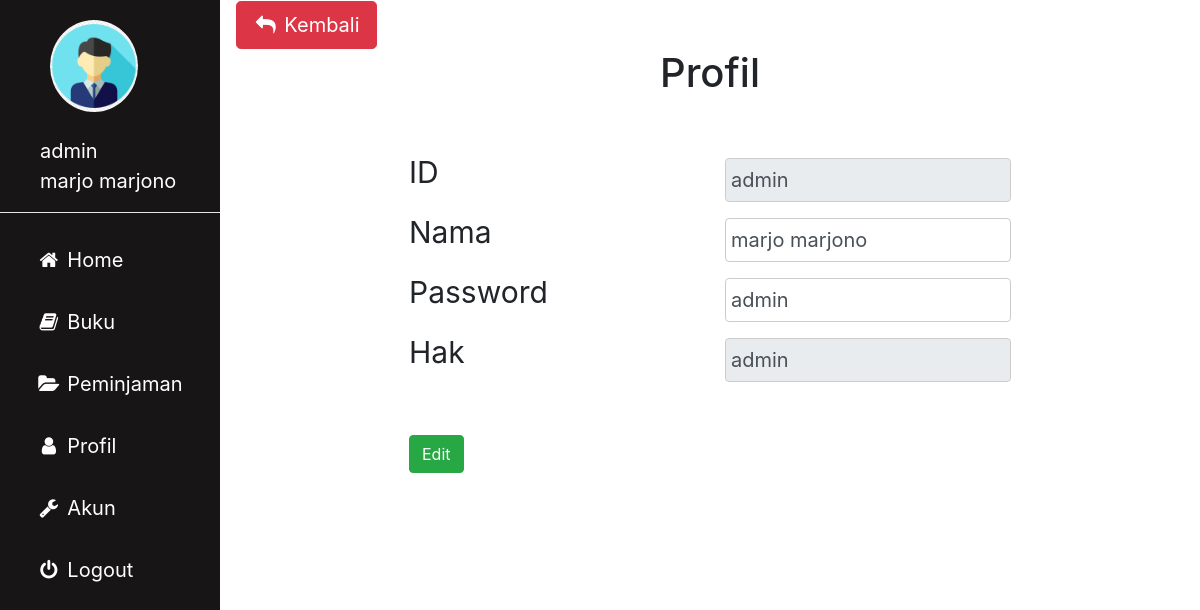
The app's page /anggota/akun.php (signed in) with its own data.
### tables this page shows
CREATE TABLE `user` (
  `id` varchar(20) NOT NULL,
  `nama` varchar(20) NOT NULL,
  `password` varchar(20) NOT NULL,
  `hak` enum('admin','anggota') NOT NULL
);

### anggota/akun.php (the view, shortened to what this page needs)
<?php
include'sidebar.php';
 ?>
 <link rel="stylesheet" href="../img/csskonten.css">
 <link rel="stylesheet" href="../css/bootstrap.css">
 <?php
 $metode = $_SESSION['username']['id'];
 $edit = $koneksi -> prepare("SELECT * FROM user WHERE id = '$metode'");
 $edit -> execute(array($metode));
 $hasil = $edit -> fetch();
 ?>
 <div class="main">
   <button type="button" name="button" onclick="history.back(-1)" class="btn btn-danger btn-lg"><i class="fa fa-fw fa-reply"></i> Kembali</button>
   <div class="container col-md-8">
     <h1 align=center>Profil</h1>
     <br>
     <form action="akun_proses.php?prabowo=ubah" method="post">
       <div class="row">
         <div class="col">
           <label for="kode">ID</label>
         </div>
         <div class="col">
           <input type="text" class="form-control" name="nis" value="<?php echo $hasil['id']; ?>" readonly>
         </div>
       </div>
       <div class="row">
         <div class="col">
           <label for="kode">Nama</label>
         </div>
         <div class="col">
           <input type="text" class="form-control" name="nama" value="<?php echo $hasil['nama']; ?>" required>
         </div>
       </div>
       <div class="row">
         <div class="col">
           <label for="kode">Password</label>
         </div>
         <div class="col">
           <input type="text" class="form-control" name="pw" value="<?php echo $hasil['password']; ?>">
         </div>
       </div>
       <div class="row">
         <div class="col">
           <label for="kode">Hak</label>
         </div>
         <div class="col">
            <input type="text" class="form-control" name="hak" value="<?php echo $hasil['hak']; ?>" readonly>
         </div>
       </div>
       <br>
       <button type="submit" class="btn btn-success">Edit</button>
     </form>
   </div>
 </div>

### img/cssadmin.css (style rules this page uses)
body { margin: 0; font-family: "Lato", sans-serif; }

### img/csskonten.css (style rules this page uses)
.main { margin-left: 220px; padding: 1px 16px; height: 100%; font-size: 30px; }
input[type=text], input[type=password], select { width: 100%; padding: 5px 5px; margin: 8px 0; display: inline-block; border: 1px solid #ccc; box-sizing: border-box; font-size: 20px; }

### records on screen
user: nis "admin", nama "marjo marjono", pw "admin", hak "admin"

### other values on screen
$_SESSION['username']['id'] "admin"
$_SESSION['username']['nama'] "marjo marjono"
